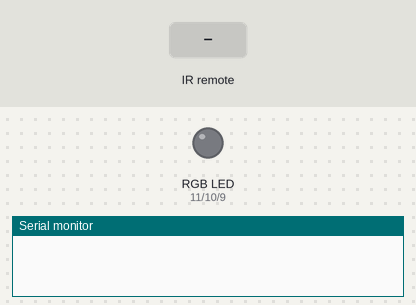
Bench run of a sketch on a simulated Arduino Uno, built with avr-gcc and run on an emulated ATmega328P. Parts: an RGB LED mixed from three pins (HIGH = lit), the last lines printed to the serial monitor. The test bench sets the inputs (shaded band).

Above: at 1.2 s.
1.3 s: infrared code 0xFF30CF received
At 2.5 s:
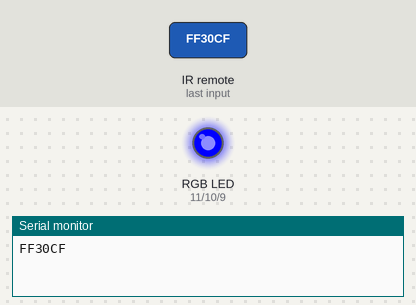
2.8 s: infrared code 0xFFB04F received
At 3.8 s:
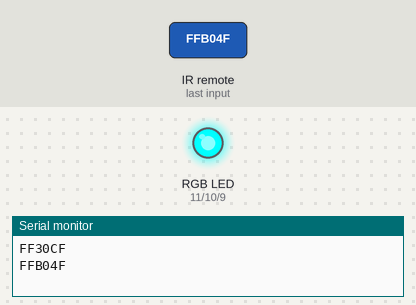
4.3 s: infrared code 0xFF08F7 received
At 5.0 s:
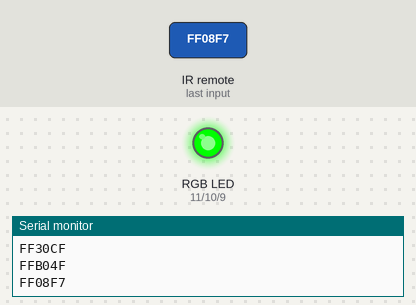
5.8 s: infrared code 0xFF708F received
At 6.2 s:
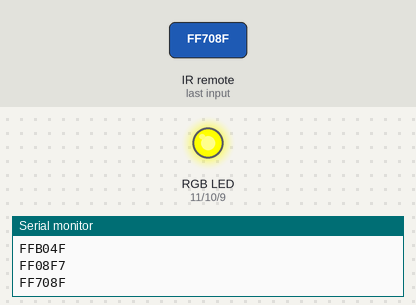
7.3 s: infrared code 0xFF8877 received
At 8.5 s:
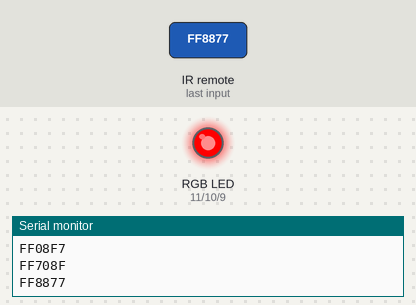
8.8 s: infrared code 0xFF30CF received
At 9.8 s:
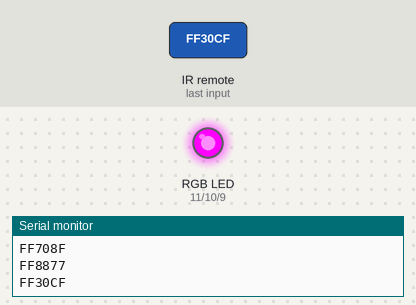
Timing chart, 0 to 11.3 s (numbered marks = the images above; inputs shaded):
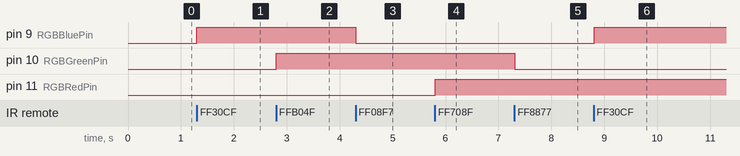

The sketch:

sketch_apr11a_remote.ino
```cpp
// (licence header left out)
#include <IRremote.h>

int RECV_PIN = 6;
int RGBRedPin = 11;
int RGBGreenPin = 10;
int RGBBluePin = 9;


IRrecv irrecv(RECV_PIN);

decode_results results;

void setup()
{
  pinMode(RGBRedPin, OUTPUT);
  pinMode(RGBGreenPin, OUTPUT);
  pinMode(RGBBluePin, OUTPUT);
  Serial.begin(9600);
  irrecv.enableIRIn(); // Start the receiver
}

void loop() {
  if (irrecv.decode(&results)) {
    Serial.println(results.value, HEX);

  if(results.value == 0xFF30CF){
   digitalWrite(RGBBluePin, HIGH);

    }
  if(results.value == 0xFF08F7){
    digitalWrite(RGBBluePin,LOW);
    }
  if(results.value == 0xFFB04F){
    digitalWrite(RGBGreenPin, HIGH);

    }
  if(results.value == 0xFF8877){
    digitalWrite(RGBGreenPin, LOW);
    }
    if(results.value == 0xFF708F){
    digitalWrite(RGBRedPin, HIGH);

    }
  if(results.value == 0xFF48B7){
    digitalWrite(RGBRedPin, LOW);
    }


    irrecv.resume(); // Receive the next value
  }
  delay(100);
}
```

Measured:
- after the input at 1.3 s, pin 9 (RGBBluePin): LOW → HIGH at once
- after the input at 2.8 s, pin 10 (RGBGreenPin): LOW → HIGH at once
- after the input at 4.3 s, pin 9 (RGBBluePin): HIGH → LOW at once
- after the input at 5.8 s, pin 11 (RGBRedPin): LOW → HIGH at once
- after the input at 7.3 s, pin 10 (RGBGreenPin): HIGH → LOW at once
- after the input at 8.8 s, pin 9 (RGBBluePin): LOW → HIGH at once
